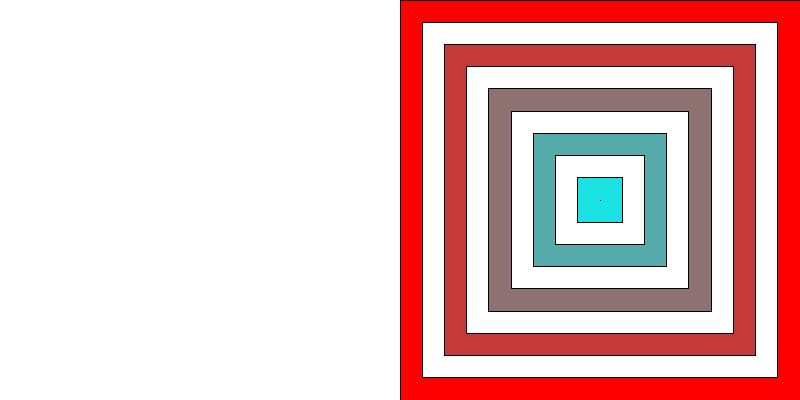
Frame 1 (no input)
Frame 60 (the mouse pressed at the canvas centre just before this capture): identical to frame 1, image omitted
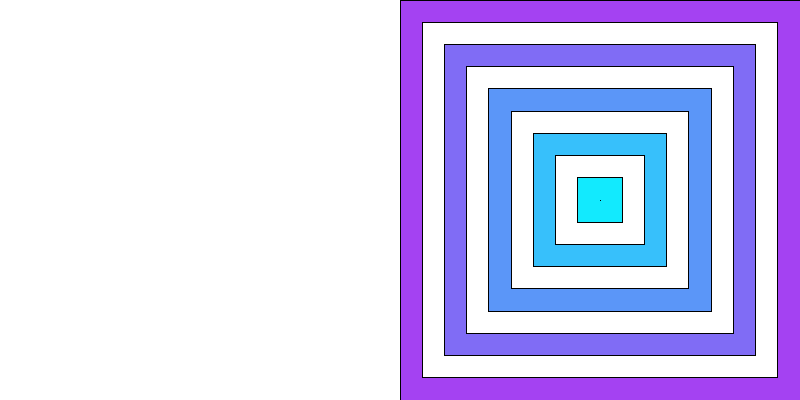
Frame 120 (the mouse held since frame 60 and released just before this capture)

The Processing sketch that drew these frames (run headless with seeded random() and noise(); from frame 60 on, the mouse is pressed at the canvas centre):

// Processing sketch: sketch_230613b_lerpColor
// ── sketch_230613b_lerpColor.pde
float ang;
color colOrigen;
color colDestino;

void setup() {
  size(800, 400);
  ang = 0;
  //guardo en una variable un color:
  colOrigen = color(255, 0, 0);
  //guardo en otra variable otro color:
  colDestino = color(0, 255, 255);
}
void draw() {
  background(255);
  translate(600, 200);
  //invoco a la funcion declarada por mi:
  dibujaMiArteOptico();
  if ( mouseX>400 ) {
    ang+=.1;
  }

  //mostrar la imagen original:
}

void mousePressed() {
  ang = 0;
  colOrigen = color(random(255), random(255), random(255));
  colDestino = color(0, 255, 255);
}

// ── misFunciones.pde
//declaro una funcion que dibuja mi arte optico:
void dibujaMiArteOptico(){
  for ( int i=0 ; i<10 ; i++){
   rotate( radians( ang ) ); //TWO_PI = 360º
   rectMode(CENTER);
   float tam = map(i,0,9,400,0);
   if ( i%2==0 ){
    
     
     fill(  lerpColor(colOrigen, colDestino, map(i,0,9,0,1) ) );     
   } else {
     fill(255);
   }
   
   rect( 0,0,tam, tam);
 }
}
